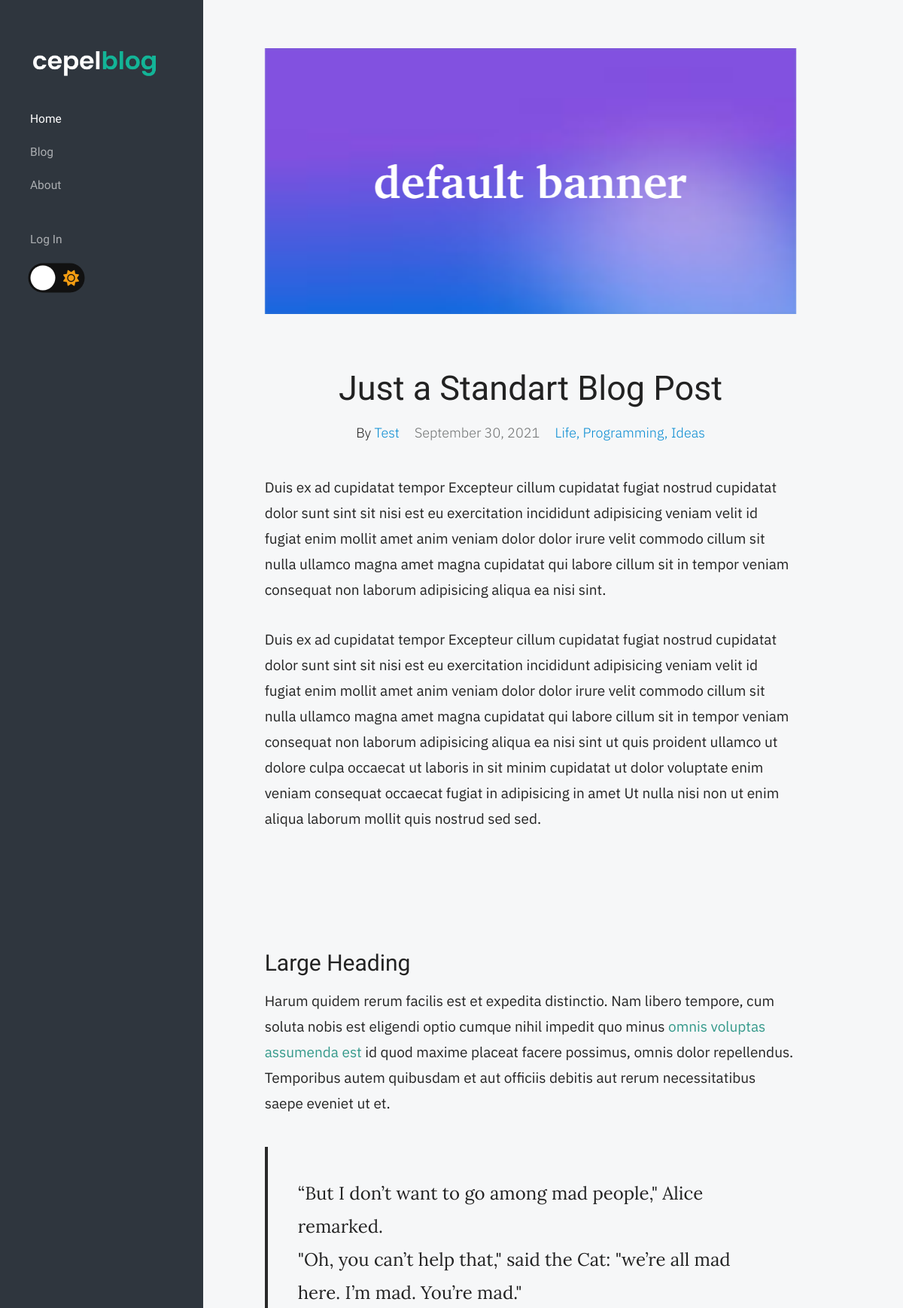
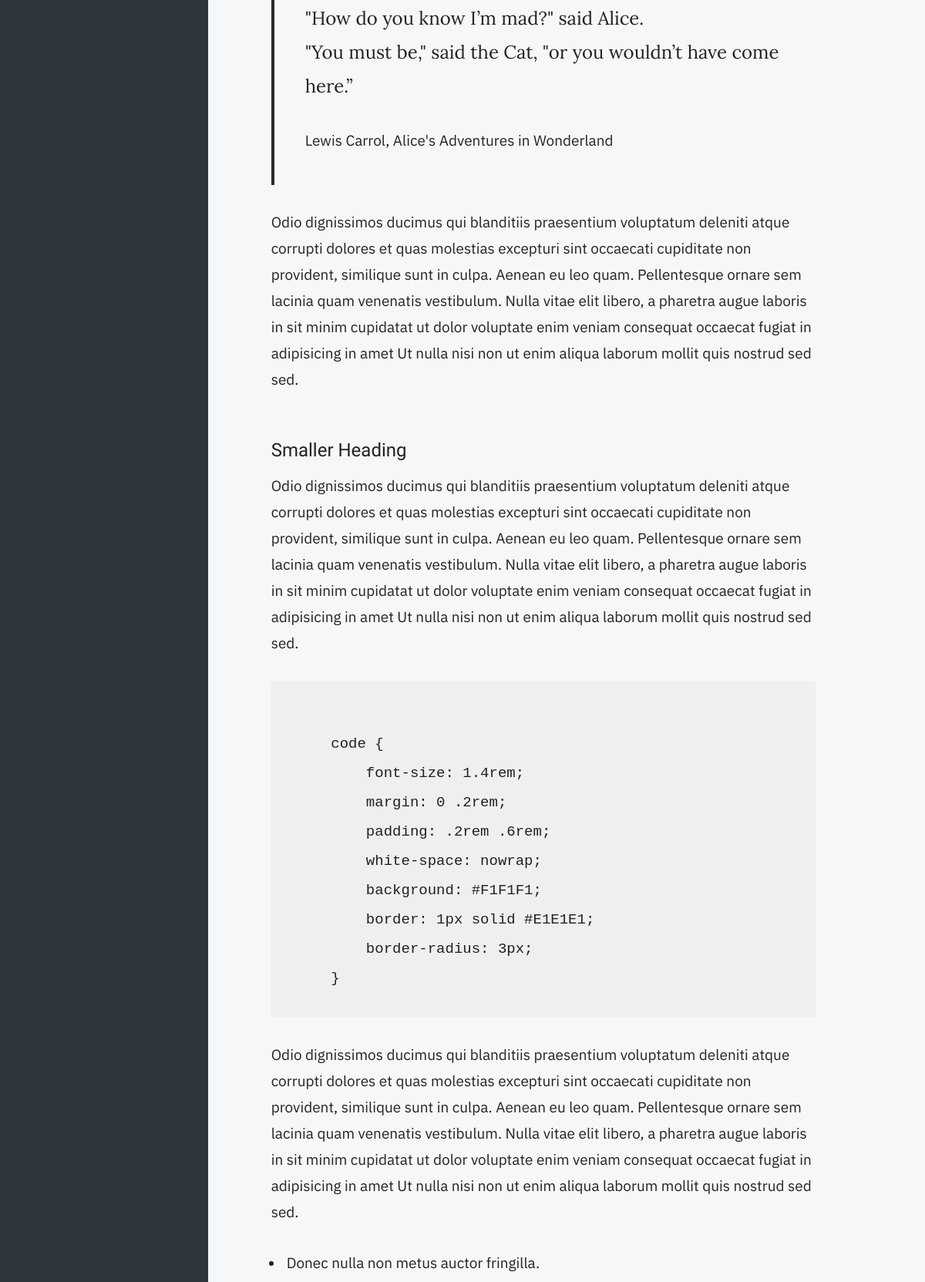
The app's page /blog/4 (upper part) with its own data (2 pictures, top to bottom).
### cepelblog/models.py (models this page shows, shortened)
class BlogPost(db.Model):
    __tablename__ = "blogposts"
    users = db.relationship('User')
    tags = db.relationship('Tag', secondary=tag_post_table)
    id = db.Column(db.Integer, primary_key=True)
    user_id = db.Column(db.Integer, db.ForeignKey('users.id'), nullable=True)
    banner_image = db.Column(db.String(64), nullable=False, default='default_banner.png')
    date = db.Column(db.DateTime, nullable=False, default=datetime.utcnow)
    title = db.Column(db.String(140), nullable=False)
    text = db.Column(db.Text, nullable=False)

class User(db.Model, UserMixin):
    __tablename__ = "users"
    id = db.Column(db.Integer, primary_key=True)
    email = db.Column(db.String(64), unique=True, index=True)
    username = db.Column(db.String(64), unique=True, index=True)
    password_hash = db.Column(db.String(128))
    posts = db.relationship('BlogPost', backref='author', lazy=True)

class Tag(db.Model):
    __tablename__ = "tags"
    id = db.Column(db.Integer, primary_key=True)
    name = db.Column(db.String(64), unique=True)
    def __repr__(self):
        return self.name

### cepelblog/blog_posts/views.py (the view)
@blog_posts.route('/blog/<int:blog_post_id>')
def blog_post(blog_post_id):
    blog_post = BlogPost.query.get_or_404(blog_post_id)
    return render_template('blog_post.html', title=blog_post.title,
                           date=blog_post.date, post=blog_post
    )

### cepelblog/templates/blog_post.html (shortened to what this page needs)
{% extends "base.html" %} {% block content %}
<main class="row content__page">
    <article class="column large-full entry format-standard">
        <div class="entry__post-thumb">
            <div class="media-wrap entry__media animate-this animated">
                <img src="{{ url_for('static', filename='blog_banners/'+post.banner_image) }}"
                    sizes="(max-width: 2000px) 100vw, 2000px" alt="">
            </div>
        </div>
        <div class="content__page-header entry__header animate-this animated">
            <h1 class="display-2 entry__title">
                {{ post.title}}
            </h1>
            <ul class="entry__header-meta">
                <li class="author">By <a href="{{ url_for('users.posts', username=post.author.username) }}">{{ post.author.username }}</a></li>
                <li class="date">{{ post.date.strftime('%B %d, %Y') }}</li>
                <li class="cat-links">
                    {% for tag in post.tags %}
                        <a href="{{ url_for('blog_posts.tag', tag_name=tag) }}">{{ tag }}</a>
                    {% endfor %}
                </li>
            </ul>
        </div>
        <div class="entry__content animate-this animated">
            <p class="blog-post">
                {{ post.text | safe }}
            </p>
        </div>
    </article>
</main>
{% endblock %}

### cepelblog/static/css/base.css (style rules this page uses)
html { line-height : 1.15; -webkit-text-size-adjust : 100%; }
body { margin : 0; }
main { display : block; }
h1 { font-size : 2em; margin : 0.67em 0; }
pre { font-family : monospace, monospace; font-size : 1em; }
a { background-color : transparent; }
code, kbd, samp { font-family : monospace, monospace; font-size : 1em; }
img { border-style : none; }
html { font-size : 62.5%; box-sizing : border-box; }
*, *::before, *::after { box-sizing : inherit; }
body { font-weight : normal; line-height : 1; word-wrap : break-word; -moz-font-smoothing : grayscale; -moz-osx-font-smoothing : grayscale; -webkit-font-smoothing : antialiased; -webkit-overflow-scrolling : touch; -webkit-text-size-adjust : none; }
svg, img, video embed, iframe, object { max-width : 100%; height : auto; }
div, dl, dt, dd, ul, ol, li, h1, h2, h3, h4, h5, h6, pre, form, p, blockquote, th, td { margin : 0; padding : 0; }
p { font-size : inherit; text-rendering : optimizeLegibility; }
ol, ul { list-style : none; }
li { display : block; }
a { text-decoration : none; line-height : inherit; }
.row { width : 89%; max-width : 1200px; margin : 0 auto; display : -ms-flexbox; display : -webkit-flex; display : flex; -webkit-flex-flow : row wrap; -ms-flex-flow : row wrap; flex-flow : row wrap; }
.column { -webkit-flex : 1 1 0%; -ms-flex : 1 1 0%; flex : 1 1 0%; padding : 0 20px; }
.large-12, .large-full { -webkit-flex : 0 0 100%; -ms-flex : 0 0 100%; flex : 0 0 100%; max-width : 100%; }
@media screen and (max-width: 1200px) { .column { padding : 0 16px; } }

### cepelblog/static/css/main.css (style rules this page uses)
html { font-size : 10px; }
html, body { height : 100%; }
body { background : #f6f7f8; font-family : "IBM Plex Sans", sans-serif; font-size : 1.9rem; font-style : normal; font-weight : normal; line-height : 1.789; color : #000000; margin : 0; padding : 0; }
a { color : #33998a; transition : all 0.3s ease-in-out; }
h1, h2, h3, h4, h5, h6, .h1, .h2, .h3, .h4, .h5, .h6 { font-family : "Heebo", sans-serif; font-weight : 500; font-style : normal; color : #000000; font-variant-ligatures : common-ligatures; text-rendering : optimizeLegibility; }
h1, .h1, h2, .h2, h3, .h3, h4, .h4 { margin-top : 6rem; margin-bottom : 1.6rem; }
h1, .h1 { font-size : 3.6rem; line-height : 1.222; }
h2, .h2 { font-size : 3rem; line-height : 1.2; }
h3, .h3 { font-size : 2.4rem; line-height : 1.167; }
blockquote { margin : 4rem 0; padding : 4rem 4rem; border-left : 4px solid black; position : relative; }
blockquote p { font-family : "Lora", serif; font-weight : 400; padding : 0; font-size : 2.4rem; line-height : 1.833; color : #000000; }
var, kbd, samp, code, pre { font-family : Consolas, "Andale Mono", Courier, "Courier New", monospace; }
pre { padding : 2.4rem 3.2rem 3.2rem; background : #efefef; overflow-x : auto; }
code { font-size : 1.4rem; margin : 0 .2rem; padding : .4rem .8rem; white-space : nowrap; background : #efefef; border : 1px solid #d3d3d3; color : #000000; border-radius : 3px; }
pre>code { display : block; white-space : pre; line-height : 2; padding : 0; margin : 0; border : none; }
ul { list-style : disc; }
li { display : list-item; }
ol, ul { margin-left : 1.6rem; }
ul li { padding-left : .4rem; }
input, textarea, select, pre, blockquote, figure, table, p, ul, ol, dl, form, .video-container, .ss-custom-select { margin-bottom : 3.2rem; }
::placeholder { color : #8c8c8c; }
.animate-this { opacity : 0; visibility : hidden; }
.animated { -webkit-animation-duration : 1s; animation-duration : 1s; -webkit-animation-fill-mode : both; animation-fill-mode : both; -webkit-animation-name : fadeInUp; animation-name : fadeInUp; }
.media-wrap { margin-bottom : 7.2rem; }
.media-wrap img, .media-wrap .video-container { vertical-align : bottom; margin-top : 0 !important; margin-bottom : 0 !important; }
.content__page { max-width : 900px; padding-bottom : 12rem; }
.content__page img { margin-top : 3.2rem; margin-bottom : 3.2rem; }
.content__page-header { text-align : center; margin-bottom : 4rem; }
.entry__media, .entry__post-thumb { position : relative; }
.entry__header-meta { list-style : none; font-size : 1.8rem; font-weight : 300; line-height : 1.778; margin-left : 0; color : #000000; }
.entry__header-meta li { display : inline-block; padding-left : 0; margin : 0 .8rem; }
.entry__header-meta a { color : rgba(0, 0, 0, 0.7); }
.entry__header-meta .cat-links a::after { content : ", "; }
.entry__header-meta .cat-links a:last-child::after { display : none; }

### records on screen
BlogPost: banner_image (placeholder picture), title "Just a Standart Blog Post", date "September 30, 2021", text "Duis ex ad cupidatat tempor Excepteur cillum cupidatat fugiat nostrud cupidatat dolor sunt sint sit nisi est eu exercitation incididunt adipisicing veniam velit id fugiat enim mollit amet anim veniam dolor dolor irure velit commodo cillum sit nulla ullamco magna amet magna cupidatat qui labore cillum sit in tempor veniam consequat non laborum adipisicing aliqua ea nisi sint. Duis ex ad cupidatat tempor Excepteur cillum cupidatat fugiat nostrud cupidatat dolor sunt sint sit nisi est eu exercitation incididunt adipisicing veniam velit id fugiat enim mollit amet anim veniam dolor dolor irure velit commodo cillum sit nulla ullamco magna amet magna cupidatat qui labore cillum sit in tempor…"
User: author.username "Test"
Tag: name "Life"
Tag: name "Programming"
Tag: name "Ideas"
